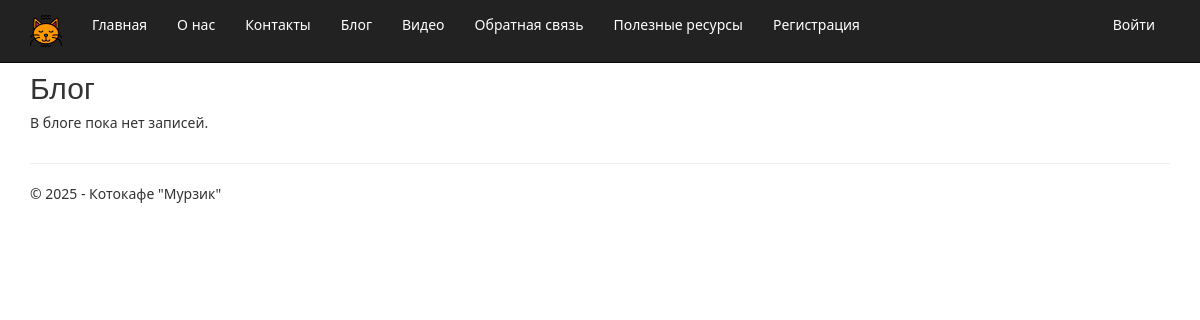
/blog/, run on an earlier commit of the app's database.
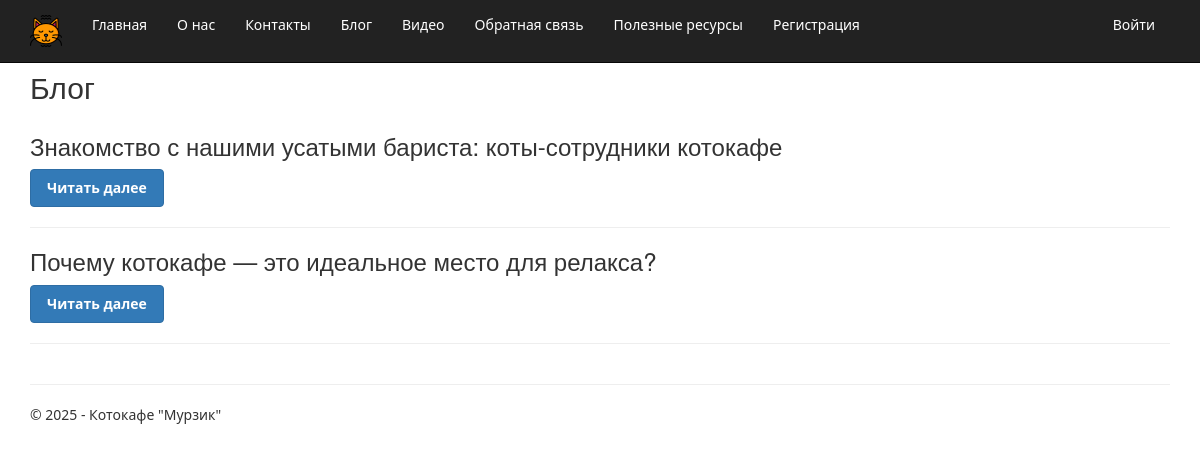
And on a later commit of the database.
### app/models.py (models this page shows, shortened)
class Blog(models.Model):
    title = models.CharField(max_length=100, unique_for_date="posted", verbose_name="Заголовок")
    description = models.TextField(verbose_name="Краткое содержание")
    content = models.TextField(verbose_name="Полное содержание")
    posted = models.DateTimeField(db_index=True, auto_now_add=True, verbose_name="Опубликована")
    author = models.ForeignKey(User, null=True, blank=True, on_delete=models.SET_NULL, verbose_name="Автор")
    image = models.FileField(upload_to='blog/', default='temp.jpg', verbose_name="Путь к картинке")
    class Meta:
        db_table = "Posts"
        ordering = ["-posted"]
        verbose_name = "статья блога"
        verbose_name_plural = "статьи блога"

### app/views.py (the view)
# urls.py: path('blog/', views.blog, name='blog'),
def blog(request):
    posts = Blog.objects.exclude(title="Video Comments").order_by('-posted')
    return render(
        request,
        'app/blog.html',
        {
            'title': 'Блог',
            'posts': posts,
            'year': datetime.now().year,
        }
    )

### app/templates/app/blog.html (shortened to what this page needs)
{% extends "app/layout.html" %}
{% block content %}
<h2>{{ title }}</h2>
<div class="row">
    {% if posts %}
        {% for post in posts %}
            <div class="col-md-12 blog-post">
                <h3>{{ post.title }}</h3>
                <a href="{% url 'blogpost' post.id %}" class="btn btn-primary">Читать далее</a>
                <hr>
            </div>
        {% endfor %}
    {% else %}
        <div class="col-md-12">
            <p>В блоге пока нет записей.</p>
        </div>
    {% endif %}
</div>
{% endblock %}

### app/templates/app/layout.html (shortened to what this page needs)
<!DOCTYPE html>
<html>
<head>
    {% load static %}
    <link rel="stylesheet" type="text/css" href="{% static 'app/content/bootstrap.css' %}" />
    <link rel="stylesheet" type="text/css" href="{% static 'app/content/site.css' %}" />
</head>
<body>
    <div class="navbar navbar-inverse navbar-fixed-top">
        <div class="container">
            <div class="navbar-header">
                <a href="/" class="navbar-brand"> <img src="{% static 'app/content/cat-logo.png' %}" alt="logo" /> </a>
            </div>
            <div class="navbar-collapse collapse">
                <ul class="nav navbar-nav">
                    <li><a href="{% url 'home' %}">Главная</a></li>
                    <li><a href="{% url 'about' %}">О нас</a></li>
                    <li><a href="{% url 'contact' %}">Контакты</a></li>
                    <li><a href="{% url 'blog' %}">Блог</a></li>
                    <li><a href="{% url 'video' %}">Видео</a></li>
                    <li><a href="{% url 'pool' %}">Обратная связь</a></li>
                    <li><a href="{% url 'links' %}">Полезные ресурсы</a></li>
                    {% if not user.is_authenticated %}
                    <li><a href="{% url 'registration' %}">Регистрация</a></li>
                    {% endif %}
                </ul>
                {% include 'app/loginpartial.html' %}
            </div>
        </div>
    </div>
    <div class="container body-content">
{% block content %}{% endblock %}
        <hr/>
        <footer>
            <p>&copy; {{ year }} - Котокафе "Мурзик"</p>
        </footer>
    </div>
</body>
</html>

### app/templates/app/loginpartial.html
{% if user.is_authenticated %}
<form id="logoutForm" action="/logout/" method="post" class="navbar-right">
    {% csrf_token %}
    <ul class="nav navbar-nav navbar-right">
        <li><span class="navbar-brand">Привет, {{ user.username }}!</span></li>
        <li><a href="javascript:document.getElementById('logoutForm').submit()">Выйти</a></li>
    </ul>
</form>
{% else %}
<ul class="nav navbar-nav navbar-right">
    <li><a href="{% url 'login' %}">Войти</a></li>
</ul>
{% endif %}

### app/static/app/content/site.css (style rules this page uses)
body { padding-top: 50px; padding-bottom: 20px; font-family: 'Segoe UI', Tahoma, Geneva, Verdana, sans-serif; }
.body-content { padding-left: 15px; padding-right: 15px; }
.btn-primary { background-color: #337ab7; border-color: #2e6da4; padding: 8px 16px; font-size: 14px; font-weight: 600; transition: color 0.3s ease, background-color 0.3s ease; }

### app/templates/app/layout.html (style rules this page uses)
.navbar-inverse .navbar-nav > li > a { color: #ffffff; }

What changed in the data, as far as the page shows it:
added Blog: title "Знакомство с нашими усатыми бариста: коты-сотрудники котокафе"
added Blog: title "Почему котокафе — это идеальное место для релакса?"
Also different on the page:
text no longer shown: "В блоге пока нет записей."
